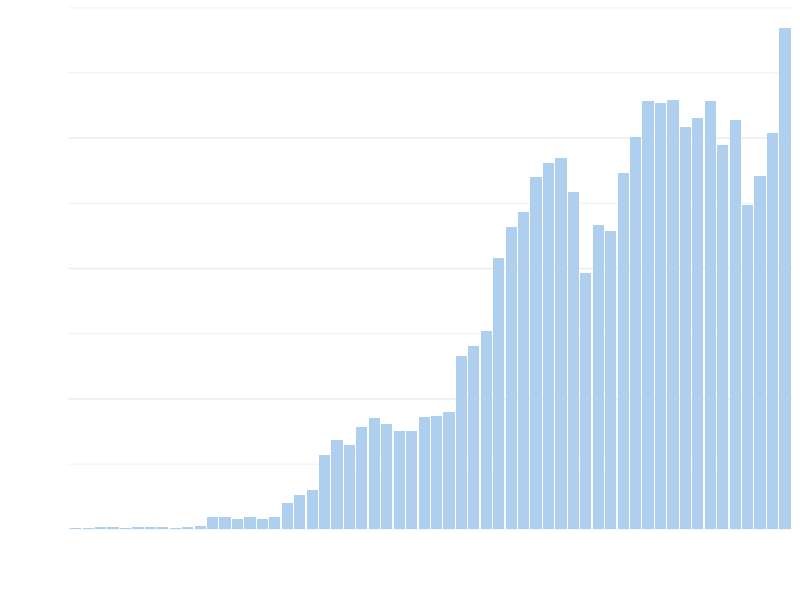
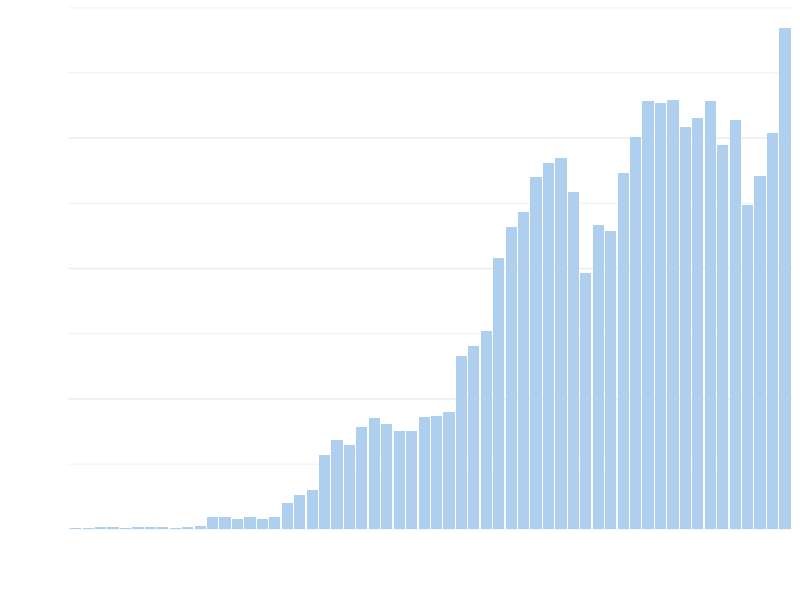

Write the R code that produced these figures, in order.
library(dplyr)
library(ggplot2)
library(scales)
poland <- read.csv("Polska_1966.csv", sep = ";", na.strings = "–")

poland_sum <- poland %>% 
  mutate(kidney = rowSums(poland[,c("Kidney_DD","Kidney_LD","Kidney_Pancreas","Liver_Kidney","Heart_Kidney","Kidney_Lung")], na.rm = TRUE),
         heart = rowSums(poland[,c("Heart","Heart_Lung","Heart_Kidney","Heart_Liver")],na.rm=TRUE),
         liver = rowSums(poland[,c("Liver_DD","Liver_LD","Liver_Kidney","Heart_Liver","Lung_Liver")],na.rm=TRUE),
         pancreas = rowSums(poland[,c("Pancreas","Kidney_Pancreas","Liver_Pancreas")],na.rm=TRUE),
         lung = rowSums(poland[,c("Lung_LD","Lung_DD","Heart_Lung","Lung_Liver","Kidney_Lung")],na.rm=TRUE))
poland_sum <- poland_sum %>% 
  mutate(total = rowSums(poland_sum[,c("kidney","heart","liver","pancreas","lung")], na.rm = TRUE))

poland_plot <- ggplot(poland_sum, aes(x=factor(Year))) +
  geom_bar(aes(y=total), stat="identity", fill="#aecfee") +
  labs(x="Year", y="Number of organs") +
  scale_y_continuous(expand = c(0,0),
                     limits = c(0,2000),
                     breaks = seq(0, 2000, by = 500))+
  theme_minimal() +
  theme(axis.text.x = element_text(angle = 75, vjust = 1, hjust = 1, family = "Calibri", size = 11),
        axis.text = element_text(color = "white", family = "Calibri", size = 11),
        axis.title = element_text(color = "white", family = "Calibri", size = 11),
        panel.grid.major.x = element_blank(),  
        panel.grid.major.y = element_line() 
  )
poland_plot
ggsave("poland_plot.png", poland_plot, width = 10, height = 5)
